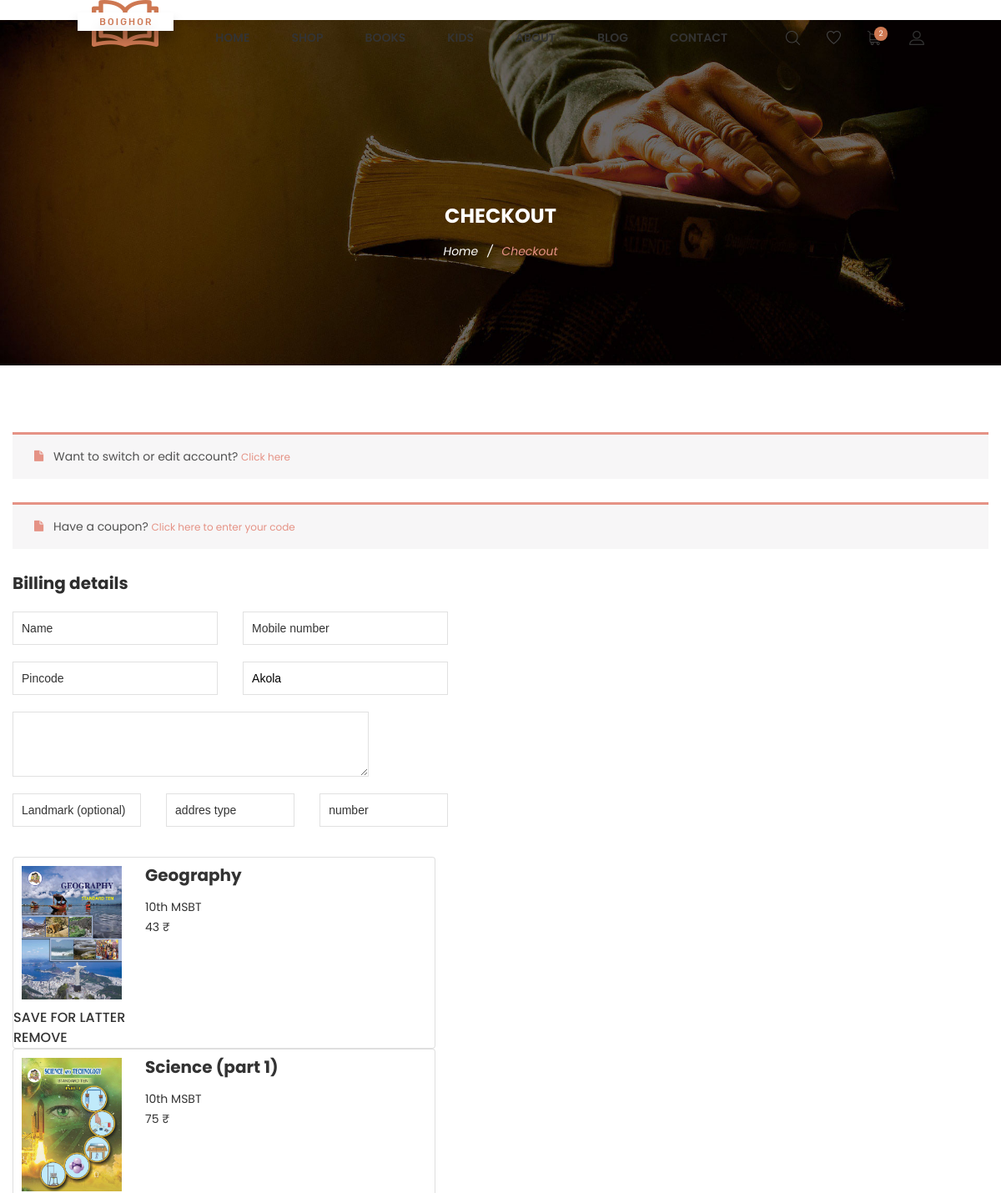
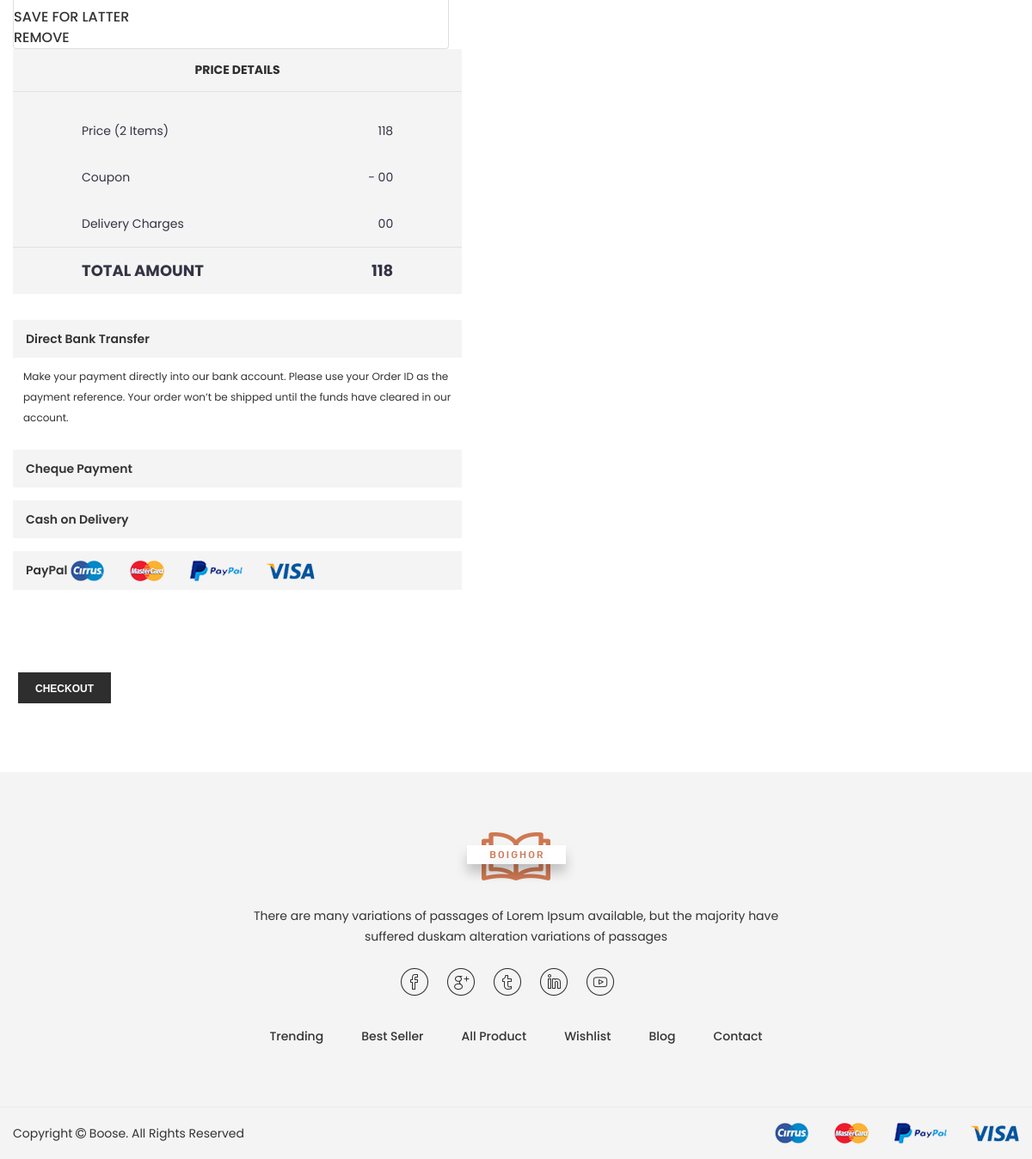
/checkout/checkout (signed in), run on the app's committed database (2 pictures, top to bottom).
### cart/models.py (models this page shows)
class cart(models.Model):
    product_id =models.ForeignKey(books, related_name='books', on_delete=models.CASCADE, default=1)
    buyer = models.ForeignKey(User, related_name='buyer', on_delete=models.CASCADE, default=1)

### home/models.py (models this page shows, shortened)
class books(models.Model):
    books_category = (
        ("all", "ALL"),
        ("books_school", "School Books"),
        ("books_college", "College Books"),
        ("biographic", "Biographic"),
        ("adventure", "Adventure"),
        ("childern", "Childern"),
        ("cook", "Cook"),
        ("treding", "Trending"),
        ("other", "Other"),
    )
    category = models.CharField(max_length=50, choices=books_category,
                default="Other")
    popular = models.BooleanField(default= False)
    trending = models.BooleanField(default= False)
    bestseller = models.BooleanField(default= False)
    new = models.BooleanField(default= False)
    name = models.CharField(max_length=50)
    price = models.CharField(max_length=50)
    dec = models.CharField(max_length=50)
    standard = models.CharField(max_length=50)
    pattern = models.CharField(max_length=50)
    author = models.CharField(max_length=50)
    bookfront_cover = models.ImageField(upload_to='pics',default='picc')
    bookback_cover = models.ImageField(upload_to='pics',default='picc')
    index_1 = models.ImageField(upload_to='pics',default='picc')
    index_2 = models.ImageField(upload_to='pics',default='picc')
    index_3 = models.ImageField(upload_to='pics',default='picc')
    index_4 = models.ImageField(upload_to='pics',default='picc')

### checkout/views.py (the view)
# urls.py: path('checkout', views.checkout_page, name='checkout'),
def checkout_page(request):
    if request.user.is_authenticated:
        dests = cart.objects.filter(buyer = request.user)
        now = datetime.datetime.now()
        print('000000000000------------------------000000000')
        print(now)
        cart_count = 0
        cart_count = cart.objects.filter(buyer = request.user).count()
        cart_total = 0
        for dest in dests:
            cart_total = cart_total + int(dest.product_id.price)
        print('cart total')
        print(cart_total)
        if request.session.get('coupon_applied', None) != None:
            coupon_name = request.session.get('coupon_name')
            discount_amount = request.session.get('discount_amount')
            coupon_applied = request.session.get('coupon_applied')
            discount_amount = math.ceil(discount_amount)
            cart_total_afterdiscount = cart_total - discount_amount
        else:
            cart_total_afterdiscount = cart_total
            discount_amount = None
            coupon_name = None
            coupon_applied = None
        context= {
            'dests' : dests,
            'cart_count' : cart_count,
            'cart_total' : cart_total,
            'discount_amount' : discount_amount,
            'cart_total_afterdiscount' : cart_total_afterdiscount,
            'coupon_name' : coupon_name,
            'coupon_applied' : coupon_applied
            }
        return render(request, 'checkout.html', context)
    else:
	    return HttpResponseRedirect(reverse('login_signup_home'))

### templates/checkout.html (shortened to what this page needs)
﻿{% extends 'base.html' %}
{% load static %}
{% static 'images' as baseUrl %}
 {% block content %}
        <div class="ht__bradcaump__area bg-image--4">
            <div class="container">
                <div class="row">
                    <div class="col-lg-12">
                        <div class="bradcaump__inner text-center">
                        	<h2 class="bradcaump-title">Checkout</h2>
                            <nav class="bradcaump-content">
                              <a class="breadcrumb_item" href="index.html">Home</a>
                              <span class="brd-separetor">/</span>
                              <span class="breadcrumb_item active">Checkout</span>
                            </nav>
                        </div>
                    </div>
                </div>
            </div>
        </div>
        <section class="wn__checkout__area section-padding--lg bg__white">
        	<div class="container">
        		<div class="row">
        			<div class="col-lg-12">
        				<div class="wn_checkout_wrap">
        					<div class="checkout_info">
							{% if user.is_authenticated %}
								<span>Want to switch or edit account?</span>
								<a class="showlogin" href="#">Click here</a>
							{% endif %}
        					</div>
        					<div class="checkout_info">
        						<span>Have a coupon? </span>
        						<a class="showcoupon" href="#">Click here to enter your code</a>
        					</div>
        				</div>
        			</div>
        		</div>
        		<div class="row">
				<form action="placeorder" method="post">
        			<div class="col-lg-6 col-12">
        				<div class="customer_details">
        					<h3>Billing details</h3>
        					<div class="customar__field">
        						<div class="margin_between">
	        						<div class="input_box space_between">
	        							<input type="text" name="name" placeholder="Name">
	        						</div>
	        						<div class="input_box space_between">
	        							<input type="text" name="mobilenumber" placeholder="Mobile number">
	        						</div>
        						</div>
								<div class="margin_between">
	        						<div class="input_box space_between">
	        							<input type="text" name="pincode" placeholder="Pincode">
	        						</div>
	        						<div class="input_box space_between">
	        							<input type="text" value="Akola" readonly>
	        						</div>
        						</div>
        						<div class="input_box ">
        							<textarea rows="3" cols="50" placeholder="sdsd" style="border: 1px solid #e1e1e1;" name="fulladdress" placeholder="Address (Area and Street)"> </textarea>
        						</div>
								<div class="margin_between">
									<div class="input_box space_between">
										<input type="text" name="landmark" placeholder="Landmark (optional)">
									</div>
									<div class="input_box space_between">
										<input type="text" name="addresstype" placeholder="addres type">
									</div>
									<div class="input_box space_between">
										<input type="text" name="address_number1" placeholder="number">
									</div>
								</div>
        					</div>
        				</div>
						<div class="margin_between">
							<div class="container-fluid" style="padding-left:0px;">
								<div class="row">
									<div class="col-12 mt-3">
									{% for dest in dests %}
										<div class="card">
											<div class="card-horizontal">
												<div style="float:left;">
													<img class="imageincart" width="50px" style="margin-left:10px;" src="{{ dest.product_id.bookfront_cover.url }}" alt="Card image cap">
												</div>
												<div class="card-body">
													<h4 class="card-title">{{ dest.product_id.name }}</h4>
													<p class="card-text">  {{ dest.product_id.standard }} {{ dest.product_id.pattern }}</p>
													<p class="card-text"> {{ dest.product_id.price }} ₹</p><br>
												</div>
											</div>
											<div class="removebutton">save for latter</div>
											<div class="removebutton">remove</div>
										</div>
									{% endfor %}
									</div>
								</div>
							</div>
						</div>
        			</div>
        			<div class="col-lg-6 col-12 md-mt-40 sm-mt-40">
        				<div class="wn__order__box">
        					<h3 class="onder__title">Price Details</h3>
        					<ul class="order_product">
									<li> Price ({{ cart_count }} Items) <span> {{ cart_total }} </span></li>
									<li>Coupon    {% if coupon_applied %} Applied {{ coupon_name }} {% endif %}  <span> {% if discount_amount %} - {{ discount_amount }} {% else %} - 00 {% endif %} </span></li>
									<li>Delivery Charges    <span>  00 </span></li>
        					</ul>
        					<ul class="total__amount">
        						<li>Total Amount <span>{{ cart_total_afterdiscount }}</span></li>
        					</ul>
        				</div>
					    <div id="accordion" class="checkout_accordion mt--30" role="tablist">
						    <div class="payment">
						        <div class="che__header" role="tab" id="headingOne">
						          	<a class="checkout__title" data-toggle="collapse" href="#collapseOne" aria-expanded="true" aria-controls="collapseOne">
						                <span>Direct Bank Transfer</span>
						          	</a>
						        </div>
						        <div id="collapseOne" class="collapse show" role="tabpanel" aria-labelledby="headingOne" data-parent="#accordion">
					            	<div class="payment-body">Make your payment directly into our bank account. Please use your Order ID as the payment reference. Your order won’t be shipped until the funds have cleared in our account.</div>
						        </div>
						    </div>
						    <div class="payment">
						        <div class="che__header" role="tab" id="headingTwo">
						          	<a class="collapsed checkout__title" data-toggle="collapse" href="#collapseTwo" aria-expanded="false" aria-controls="collapseTwo">
							            <span>Cheque Payment</span>
						          	</a>
						        </div>
						    </div>
						    <div class="payment">
						        <div class="che__header" role="tab" id="headingThree">
						          	<a class="collapsed checkout__title" data-toggle="collapse" href="#collapseThree" aria-expanded="false" aria-controls="collapseThree">
							            <span>Cash on Delivery</span>
						          	</a>
						        </div>
						    </div>
						    <div class="payment">
						        <div class="che__header" role="tab" id="headingFour">
						          	<a class="collapsed checkout__title" data-toggle="collapse" href="#collapseFour" aria-expanded="false" aria-controls="collapseFour">
							            <span>PayPal <img src="{% static 'images/icons/payment.png' %}" alt="payment images"> </span>
						          	</a>
						        </div>
						    </div>
					    </div><br><br><br><br>
							<input type="submit" id="submit" name="submit" value="checkout" style="background: #2e2e2e none repeat scroll 0 0;border-radius: 0;color: #fff;margin-left: 6px;display: inline-block;font-size: 12px;font-weight: 700;line-height: 34px;padding: 2px 20px 0;text-transform: uppercase;transition: all 0.4s ease 0s;border: 0 none;">
        			</div>
					</form>
        		</div>
        	</div>
        </section>
	{% endblock %}

### templates/base.html (shortened to what this page needs)
{% load static %}
{% static 'images' as baseUrl %}
<!doctype html>
<html class="no-js" lang="zxx">
<head>
    <link rel="stylesheet" type="text/css" href="https://stackpath.bootstrapcdn.com/font-awesome/4.7.0/css/font-awesome.min.css">
	<link rel="stylesheet" type="text/css" href="{% static 'css/bootstrap.min.css' %}">
	<link rel="stylesheet" type="text/css" href="{% static 'css/plugins.css' %}">
	<link rel="stylesheet" type="text/css" href="{% static 'css/custom.css' %}">
	<link rel="stylesheet" type="text/css" href="{% static 'style.css' %}">
   <link rel="stylesheet" type="text/css" href="{% static 'css/custom.css' %}">
</head>
<body>
	<div class="wrapper" id="wrapper">
		<header id="wn__header" class="header__area header__absolute sticky__header">
			<div class="container-fluid">
				<div class="row">
					<div class="col-md-6 col-sm-6 col-6 col-lg-2">
						<div class="logo">
							<a href="index.html">
								<img src="{% static 'images/logo/logo.png' %}" alt="logo images">
							</a>
						</div>
					</div>
					<div class="col-lg-8 d-none d-lg-block">
						<nav class="mainmenu__nav">
							<ul class="meninmenu d-flex justify-content-start">
								<li class="drop with--one--item"><a href="{% url 'index' %}">Home</a>
								</li>
								<li class="drop"><a href="#">Shop</a>
								</li>
								<li class="drop"><a href="shop-grid.html">Books</a>
								</li>
								<li class="drop"><a href="shop-grid.html">Kids</a>
								</li>
								<li class="drop"><a href="{% url 'about' %}">About</a></li>
								<li class="drop"><a href="blog.html">Blog</a>
								</li>
								<li><a href="{% url 'contact' %}">Contact</a></li>
							</ul>
						</nav>
					</div>
					<div class="col-md-6 col-sm-6 col-6 col-lg-2">
						<ul class="header__sidebar__right d-flex justify-content-end align-items-center">
							<li class="shop_search"><a class="search__active" href="#"></a></li>
							<li class="wishlist"><a href="{% url 'user_wishlist' %}"></a></li>
							<li class="shopcart"><a class="cartbox_active"><span class="product_qun">{% if cart_count is not None %}{{ cart_count }}{% else %}0{% endif %}</span></a>
							</li>
							<li class="setting__bar__icon"><a class="setting__active" href="#"></a>
							</li>
						</ul>
					</div>
				</div>
			</div>
		</header>
    {% block content %}
    {% endblock %}
		<footer id="wn__footer" class="footer__area bg__cat--8 brown--color">
			<div class="footer-static-top">
				<div class="container">
					<div class="row">
						<div class="col-lg-12">
							<div class="footer__widget footer__menu">
								<div class="ft__logo">
									<a href="index.html">
										<img src="{% static 'images/logo/3.png' %}" alt="logo">
									</a>
									<p>There are many variations of passages of Lorem Ipsum available, but the majority have suffered duskam alteration variations of passages</p>
								</div>
								<div class="footer__content">
									<ul class="social__net social__net--2 d-flex justify-content-center">
										<li><a href="#"><i class="bi bi-facebook"></i></a></li>
										<li><a href="#"><i class="bi bi-google"></i></a></li>
										<li><a href="#"><i class="bi bi-twitter"></i></a></li>
										<li><a href="#"><i class="bi bi-linkedin"></i></a></li>
										<li><a href="#"><i class="bi bi-youtube"></i></a></li>
									</ul>
									<ul class="mainmenu d-flex justify-content-center">
										<li><a href="{% url 'trending' %}">Trending</a></li>
										<li><a href="{% url 'bestseller' %}">Best Seller</a></li>
										<li><a href="{% url 'allproducts' %}">All Product</a></li>
										<li><a href="{% url 'user_wishlist' %}">Wishlist</a></li>
										<li><a href="index.html">Blog</a></li>
										<li><a href="{% url 'contact' %}">Contact</a></li>
									</ul>
								</div>
							</div>
						</div>
					</div>
				</div>
			</div>
			<div class="copyright__wrapper">
				<div class="container">
					<div class="row">
						<div class="col-lg-6 col-md-6 col-sm-12">
							<div class="copyright">
								<div class="copy__right__inner text-left">
									<p>Copyright <i class="fa fa-copyright"></i> <a href="#">Boose.</a> All Rights Reserved</p>
								</div>
							</div>
						</div>
						<div class="col-lg-6 col-md-6 col-sm-12">
							<div class="payment text-right">
								<img src="{% static 'images/icons/payment.png' %}" alt="" />
							</div>
						</div>
					</div>
				</div>
			</div>
		</footer>
</body>
</html>

### templates/base.html (style rules this page uses)
.card-horizontal { display: flex; flex: 1 1 auto; }
.card-body { padding: 0.50rem; }
.imageincart { margin : 10px 20px; height: 160px; width: 120px; }
.removebutton { display: inline-block; text-transform: uppercase; box-shadow: none; outline: 0; font-size: 16px; font-weight: 500; cursor: pointer; margin-right: 25px; }

### data on the page
cart: product_id.bookfront_cover (picture), product_id.name "Geography", product_id.standard "10th", product_id.pattern "MSBT", product_id.price "43"
cart: product_id.bookfront_cover (picture), product_id.name "Science (part 1)", product_id.standard "10th", product_id.pattern "MSBT", product_id.price "75"

### other printed values
{{ cart_count }} "2"
{{ cart_total }} "118"
{{ cart_total_afterdiscount }} "118"
